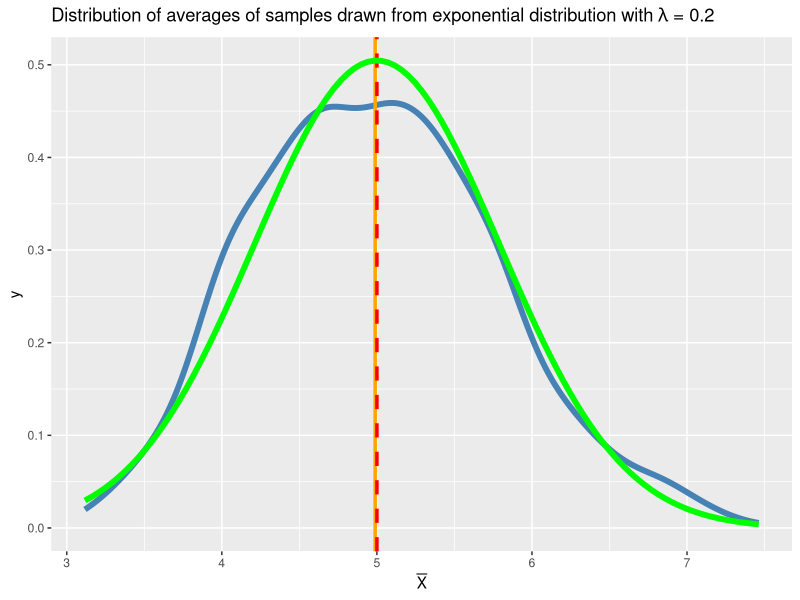

Generate this figure with R:
## ---- chunk 1
knitr::opts_chunk$set(echo = TRUE)
## ---- chunk 2
# set.seed for reproducibility
set.seed(122333)

# rate parameter 
lambda = 0.2
# sample size
n <- 40
# Number of draw
Nsim <- 1000

# Simulation of Nsim number of draw of sample size n
SimSample <- matrix(rexp(n * Nsim, rate = lambda), nrow = Nsim, ncol = n)

# Computation of the Sample Mean of the distribution
SimSampleMeanVec <- apply(SimSample, 1, mean)
SimSampleMean <- mean(SimSampleMeanVec)

# Theoritical Mean of the distribution
mu <- 1 / lambda

## ---- chunk 3
data.frame(Theoritical = mu, Simulation = SimSampleMean)
## ---- chunk 4
# Theoritical variance
sigma2 <- (1 / lambda^2) / n

# Computation of the variance of the Simulation set
SimSigma <- var(SimSampleMeanVec)
## ---- chunk 5
# Result
data.frame(Theoritical = sigma2, Simulation = SimSigma)
## ---- chunk 6
library(ggplot2)
ggplot(data.frame(SimSampleMeanVec), aes(x = SimSampleMeanVec)) + 
      geom_density(colour = "steelblue", size = 2) + 
      geom_vline(xintercept = mean(SimSampleMeanVec), size = 1.2, lty = 1, colour = "orange") +
      geom_vline(xintercept = mu, size = 1.2, colour = "red", lty = 2) +
      stat_function(fun = dnorm, args = list(mean = mu, sd = sqrt(sigma2)), colour = "green", size = 2) +
      ggtitle(expression(paste("Distribution of averages of samples drawn from exponential distribution with ", lambda, " = 0.2"))) +
      xlab(expression(bar(X)))
